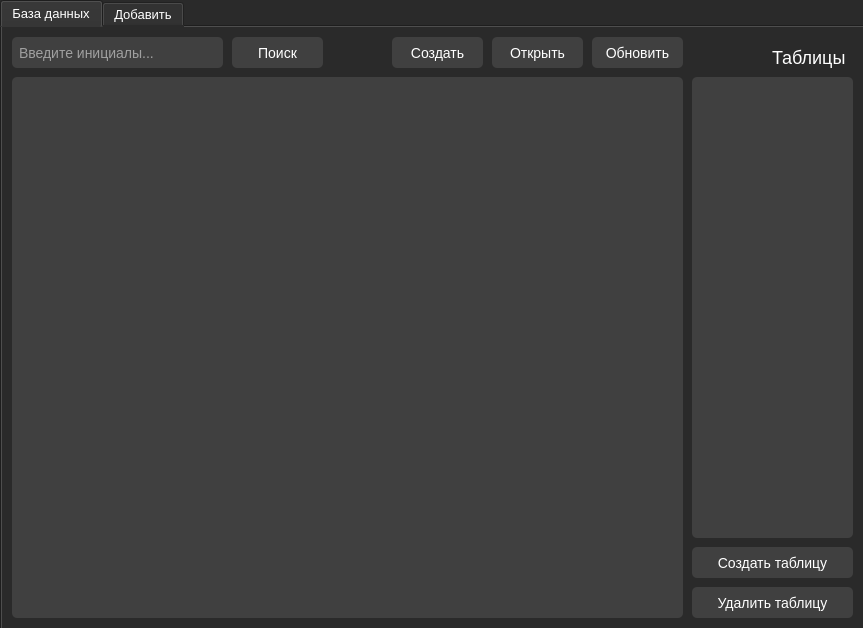
<?xml version="1.0" encoding="UTF-8"?>
<ui version="4.0">
 <class>Database_user</class>
 <widget class="QMainWindow" name="Database_user">
  <property name="geometry">
   <rect>
    <x>0</x>
    <y>0</y>
    <width>863</width>
    <height>628</height>
   </rect>
  </property>
  <property name="windowTitle">
   <string>Database</string>
  </property>
  <property name="styleSheet">
   <string notr="true">background-color: #2a2a2a;</string>
  </property>
  <widget class="QWidget" name="centralwidget">
   <widget class="QTabWidget" name="tabWidget">
    <property name="geometry">
     <rect>
      <x>0</x>
      <y>0</y>
      <width>871</width>
      <height>631</height>
     </rect>
    </property>
    <property name="styleSheet">
     <string notr="true">background-color: #2a2a2a;
font-size: 13px;
color: white;</string>
    </property>
    <property name="currentIndex">
     <number>0</number>
    </property>
    <property name="elideMode">
     <enum>Qt::ElideNone</enum>
    </property>
    <widget class="QWidget" name="tab">
     <attribute name="title">
      <string>База данных</string>
     </attribute>
     <widget class="QLineEdit" name="lineEdit">
      <property name="geometry">
       <rect>
        <x>10</x>
        <y>10</y>
        <width>211</width>
        <height>31</height>
       </rect>
      </property>
      <property name="styleSheet">
       <string notr="true">padding:2px 5px;
font-size: 14px;
height: 28px;
color: white;
background-color: #404040;
border-radius: 5px;</string>
      </property>
      <property name="placeholderText">
       <string>Введите инициалы...</string>
      </property>
      <property name="clearButtonEnabled">
       <bool>true</bool>
      </property>
     </widget>
     <widget class="QPushButton" name="pushButton_2">
      <property name="geometry">
       <rect>
        <x>230</x>
        <y>10</y>
        <width>91</width>
        <height>31</height>
       </rect>
      </property>
      <property name="styleSheet">
       <string notr="true">font-size: 14px;
background-color: #404040;
color: white;
border-radius: 5px;</string>
      </property>
      <property name="text">
       <string>Поиск</string>
      </property>
     </widget>
     <widget class="QListWidget" name="listWidget">
      <property name="geometry">
       <rect>
        <x>10</x>
        <y>50</y>
        <width>671</width>
        <height>541</height>
       </rect>
      </property>
      <property name="styleSheet">
       <string notr="true">QListWidget {
	font-size:16px;
	background-color: #404040;
	color: white;
	border-radius: 5px;
	padding: 5px;
}

QListWidget::item {
	padding-top: 6px;
}</string>
      </property>
     </widget>
     <widget class="QPushButton" name="pushButton_3">
      <property name="geometry">
       <rect>
        <x>590</x>
        <y>10</y>
        <width>91</width>
        <height>31</height>
       </rect>
      </property>
      <property name="styleSheet">
       <string notr="true">font-size: 14px;
background-color: #404040;
color: white;
border-radius: 5px;</string>
      </property>
      <property name="text">
       <string>Обновить</string>
      </property>
     </widget>
     <widget class="QLabel" name="label_8">
      <property name="geometry">
       <rect>
        <x>770</x>
        <y>20</y>
        <width>81</width>
        <height>21</height>
       </rect>
      </property>
      <property name="font">
       <font>
        <pointsize>-1</pointsize>
       </font>
      </property>
      <property name="styleSheet">
       <string notr="true">font-size: 18px;
color: white;</string>
      </property>
      <property name="text">
       <string>Таблицы</string>
      </property>
     </widget>
     <widget class="QListWidget" name="listWidget_2">
      <property name="geometry">
       <rect>
        <x>690</x>
        <y>50</y>
        <width>161</width>
        <height>461</height>
       </rect>
      </property>
      <property name="styleSheet">
       <string notr="true">QListWidget {
	font-size:16px;
	padding: 5px;
	background-color: #404040;
	color: white;
	border-radius: 5px;
}

QListWidget::item {
	padding-top: 5px;
}</string>
      </property>
     </widget>
     <widget class="QPushButton" name="pushButton_10">
      <property name="geometry">
       <rect>
        <x>690</x>
        <y>520</y>
        <width>161</width>
        <height>31</height>
       </rect>
      </property>
      <property name="styleSheet">
       <string notr="true">font-size:14px;
background-color: #404040;
border-radius: 5px;
color: white;</string>
      </property>
      <property name="text">
       <string>Создать таблицу</string>
      </property>
     </widget>
     <widget class="QPushButton" name="pushButton_12">
      <property name="geometry">
       <rect>
        <x>690</x>
        <y>560</y>
        <width>161</width>
        <height>31</height>
       </rect>
      </property>
      <property name="styleSheet">
       <string notr="true">font-size:14px;
background-color: #404040;
border-radius: 5px;
color: white;</string>
      </property>
      <property name="text">
       <string>Удалить таблицу</string>
      </property>
     </widget>
     <widget class="QPushButton" name="pushButton_4">
      <property name="geometry">
       <rect>
        <x>490</x>
        <y>10</y>
        <width>91</width>
        <height>31</height>
       </rect>
      </property>
      <property name="styleSheet">
       <string notr="true">font-size: 14px;
background-color: #404040;
color: white;
border-radius: 5px;</string>
      </property>
      <property name="text">
       <string>Открыть</string>
      </property>
     </widget>
     <widget class="QPushButton" name="pushButton_5">
      <property name="geometry">
       <rect>
        <x>390</x>
        <y>10</y>
        <width>91</width>
        <height>31</height>
       </rect>
      </property>
      <property name="styleSheet">
       <string notr="true">font-size: 14px;
background-color: #404040;
color: white;
border-radius: 5px;</string>
      </property>
      <property name="text">
       <string>Создать</string>
      </property>
     </widget>
    </widget>
    <widget class="QWidget" name="tab_2">
     <attribute name="title">
      <string>Добавить</string>
     </attribute>
     <widget class="QPushButton" name="pushButton">
      <property name="geometry">
       <rect>
        <x>750</x>
        <y>560</y>
        <width>101</width>
        <height>31</height>
       </rect>
      </property>
      <property name="styleSheet">
       <string notr="true">font-size: 14px;
background-color: #404040;
color: white;
border-radius: 5px;</string>
      </property>
      <property name="text">
       <string>Создать</string>
      </property>
     </widget>
     <widget class="QLabel" name="label_2">
      <property name="geometry">
       <rect>
        <x>270</x>
        <y>240</y>
        <width>151</width>
        <height>21</height>
       </rect>
      </property>
      <property name="font">
       <font>
        <pointsize>-1</pointsize>
       </font>
      </property>
      <property name="styleSheet">
       <string notr="true">color: white;
font-size: 16px;</string>
      </property>
      <property name="text">
       <string>Социальные сети</string>
      </property>
     </widget>
     <widget class="QLabel" name="label_3">
      <property name="geometry">
       <rect>
        <x>10</x>
        <y>10</y>
        <width>201</width>
        <height>21</height>
       </rect>
      </property>
      <property name="font">
       <font>
        <pointsize>-1</pointsize>
       </font>
      </property>
      <property name="styleSheet">
       <string notr="true">color: white;
font-size: 16px;</string>
      </property>
      <property name="text">
       <string>Основная информация</string>
      </property>
     </widget>
     <widget class="QLabel" name="label_4">
      <property name="geometry">
       <rect>
        <x>570</x>
        <y>10</y>
        <width>131</width>
        <height>21</height>
       </rect>
      </property>
      <property name="font">
       <font>
        <pointsize>-1</pointsize>
       </font>
      </property>
      <property name="styleSheet">
       <string notr="true">font-size: 16px;
color: white;</string>
      </property>
      <property name="text">
       <string>Родственники</string>
      </property>
     </widget>
     <widget class="QComboBox" name="comboBox">
      <property name="geometry">
       <rect>
        <x>390</x>
        <y>560</y>
        <width>161</width>
        <height>31</height>
       </rect>
      </property>
      <property name="styleSheet">
       <string notr="true">font-size:14px;</string>
      </property>
     </widget>
     <widget class="QLabel" name="label_10">
      <property name="geometry">
       <rect>
        <x>320</x>
        <y>530</y>
        <width>231</width>
        <height>20</height>
       </rect>
      </property>
      <property name="styleSheet">
       <string notr="true">font-size:15px;
color: white;</string>
      </property>
      <property name="text">
       <string>В какую таблицу сохранять?</string>
      </property>
     </widget>
     <widget class="QLabel" name="label_9">
      <property name="geometry">
       <rect>
        <x>570</x>
        <y>270</y>
        <width>101</width>
        <height>21</height>
       </rect>
      </property>
      <property name="font">
       <font>
        <pointsize>-1</pointsize>
       </font>
      </property>
      <property name="styleSheet">
       <string notr="true">font-size: 16px;
color: white;</string>
      </property>
      <property name="text">
       <string>Остальное</string>
      </property>
     </widget>
     <widget class="QTextEdit" name="textEdit_5">
      <property name="geometry">
       <rect>
        <x>570</x>
        <y>300</y>
        <width>281</width>
        <height>231</height>
       </rect>
      </property>
      <property name="styleSheet">
       <string notr="true">font-size:14px;
padding: 4px;
background-color: #404040;
color: white;
border-radius: 5px;</string>
      </property>
     </widget>
     <widget class="QTextEdit" name="textEdit_4">
      <property name="geometry">
       <rect>
        <x>570</x>
        <y>40</y>
        <width>281</width>
        <height>221</height>
       </rect>
      </property>
      <property name="styleSheet">
       <string notr="true">font-size:14px;
padding: 4px;
background-color: #404040;
color: white;
border-radius: 5px;</string>
      </property>
     </widget>
     <widget class="QLineEdit" name="lineEdit_12">
      <property name="geometry">
       <rect>
        <x>270</x>
        <y>200</y>
        <width>281</width>
        <height>32</height>
       </rect>
      </property>
      <property name="styleSheet">
       <string notr="true">color: white;
background-color: #404040;
border-radius: 5px;
padding:2px 5px;
font-size: 14px;
height: 28px;</string>
      </property>
      <property name="placeholderText">
       <string>Машина</string>
      </property>
     </widget>
     <widget class="QLineEdit" name="lineEdit_9">
      <property name="geometry">
       <rect>
        <x>10</x>
        <y>320</y>
        <width>241</width>
        <height>32</height>
       </rect>
      </property>
      <property name="styleSheet">
       <string notr="true">color: white;
background-color: #404040;
border-radius: 5px;
padding:2px 5px;
font-size: 14px;
height: 28px;</string>
      </property>
      <property name="placeholderText">
       <string>Индекс</string>
      </property>
     </widget>
     <widget class="QLineEdit" name="lineEdit_4">
      <property name="geometry">
       <rect>
        <x>10</x>
        <y>120</y>
        <width>241</width>
        <height>32</height>
       </rect>
      </property>
      <property name="styleSheet">
       <string notr="true">padding:2px 5px;
font-size: 14px;
height: 28px;
color: white;
background-color: #404040;
border-radius: 5px;</string>
      </property>
      <property name="placeholderText">
       <string>Отчество</string>
      </property>
     </widget>
     <widget class="QLineEdit" name="lineEdit_3">
      <property name="geometry">
       <rect>
        <x>10</x>
        <y>80</y>
        <width>241</width>
        <height>32</height>
       </rect>
      </property>
      <property name="styleSheet">
       <string notr="true">color: white;
background-color: #404040;
border-radius: 5px;
padding:2px 5px;
font-size: 14px;
height: 28px;</string>
      </property>
      <property name="placeholderText">
       <string>Фамилия</string>
      </property>
     </widget>
     <widget class="QLineEdit" name="lineEdit_7">
      <property name="geometry">
       <rect>
        <x>10</x>
        <y>240</y>
        <width>241</width>
        <height>32</height>
       </rect>
      </property>
      <property name="styleSheet">
       <string notr="true">padding:2px 5px;
font-size: 14px;
height: 28px;
color: white;
background-color: #404040;
border-radius: 5px;</string>
      </property>
      <property name="placeholderText">
       <string>Город/Страна</string>
      </property>
     </widget>
     <widget class="QLineEdit" name="lineEdit_8">
      <property name="geometry">
       <rect>
        <x>10</x>
        <y>280</y>
        <width>241</width>
        <height>32</height>
       </rect>
      </property>
      <property name="styleSheet">
       <string notr="true">padding:2px 5px;
font-size: 14px;
height: 28px;
color: white;
background-color: #404040;
border-radius: 5px;</string>
      </property>
      <property name="placeholderText">
       <string>Адрес</string>
      </property>
     </widget>
     <widget class="QLineEdit" name="lineEdit_10">
      <property name="geometry">
       <rect>
        <x>270</x>
        <y>40</y>
        <width>281</width>
        <height>32</height>
       </rect>
      </property>
      <property name="styleSheet">
       <string notr="true">padding:2px 5px;
font-size: 14px;
height: 28px;
color: white;
background-color: #404040;
border-radius: 5px;</string>
      </property>
      <property name="placeholderText">
       <string>Место работы/учёбы</string>
      </property>
     </widget>
     <widget class="QLineEdit" name="lineEdit_2">
      <property name="geometry">
       <rect>
        <x>10</x>
        <y>40</y>
        <width>241</width>
        <height>32</height>
       </rect>
      </property>
      <property name="styleSheet">
       <string notr="true">padding:2px 5px;
font-size: 14px;
height: 28px;
color: white;
background-color: #404040;
border-radius: 5px;</string>
      </property>
      <property name="placeholderText">
       <string>Имя</string>
      </property>
     </widget>
     <widget class="QLineEdit" name="lineEdit_5">
      <property name="geometry">
       <rect>
        <x>10</x>
        <y>160</y>
        <width>241</width>
        <height>32</height>
       </rect>
      </property>
      <property name="styleSheet">
       <string notr="true">padding:2px 5px;
font-size: 14px;
height: 28px;
color: white;
background-color: #404040;
border-radius: 5px;</string>
      </property>
      <property name="placeholderText">
       <string>Возраст</string>
      </property>
     </widget>
     <widget class="QLineEdit" name="lineEdit_6">
      <property name="geometry">
       <rect>
        <x>10</x>
        <y>200</y>
        <width>241</width>
        <height>32</height>
       </rect>
      </property>
      <property name="styleSheet">
       <string notr="true">padding:2px 5px;
font-size: 14px;
height: 28px;
color: white;
background-color: #404040;
border-radius: 5px;</string>
      </property>
      <property name="placeholderText">
       <string>Дата рождения</string>
      </property>
     </widget>
     <widget class="QLineEdit" name="lineEdit_11">
      <property name="geometry">
       <rect>
        <x>10</x>
        <y>400</y>
        <width>241</width>
        <height>32</height>
       </rect>
      </property>
      <property name="styleSheet">
       <string notr="true">padding:2px 5px;
font-size: 14px;
height: 28px;
color: white;
background-color: #404040;
border-radius: 5px;</string>
      </property>
      <property name="placeholderText">
       <string>Домашний номер телефона</string>
      </property>
     </widget>
     <widget class="QTextEdit" name="textEdit_1">
      <property name="geometry">
       <rect>
        <x>10</x>
        <y>480</y>
        <width>241</width>
        <height>111</height>
       </rect>
      </property>
      <property name="styleSheet">
       <string notr="true">font-size:14px;
padding: 4px;
background-color: #404040;
color: white;
border-radius: 5px;</string>
      </property>
      <property name="placeholderText">
       <string>Образование</string>
      </property>
     </widget>
     <widget class="QLineEdit" name="lineEdit_13">
      <property name="geometry">
       <rect>
        <x>270</x>
        <y>270</y>
        <width>281</width>
        <height>32</height>
       </rect>
      </property>
      <property name="styleSheet">
       <string notr="true">color: white;
background-color: #404040;
border-radius: 5px;
padding:2px 5px;
font-size: 14px;
height: 28px;</string>
      </property>
      <property name="placeholderText">
       <string>Почта</string>
      </property>
     </widget>
     <widget class="QLineEdit" name="lineEdit_14">
      <property name="geometry">
       <rect>
        <x>270</x>
        <y>310</y>
        <width>281</width>
        <height>32</height>
       </rect>
      </property>
      <property name="styleSheet">
       <string notr="true">color: white;
background-color: #404040;
border-radius: 5px;
padding:2px 5px;
font-size: 14px;
height: 28px;</string>
      </property>
      <property name="placeholderText">
       <string>Вконтакте</string>
      </property>
     </widget>
     <widget class="QLineEdit" name="lineEdit_15">
      <property name="geometry">
       <rect>
        <x>270</x>
        <y>350</y>
        <width>281</width>
        <height>32</height>
       </rect>
      </property>
      <property name="styleSheet">
       <string notr="true">color: white;
background-color: #404040;
border-radius: 5px;
padding:2px 5px;
font-size: 14px;
height: 28px;</string>
      </property>
      <property name="placeholderText">
       <string>Инстаграм</string>
      </property>
     </widget>
     <widget class="QTextEdit" name="textEdit_2">
      <property name="geometry">
       <rect>
        <x>270</x>
        <y>430</y>
        <width>281</width>
        <height>91</height>
       </rect>
      </property>
      <property name="styleSheet">
       <string notr="true">font-size:14px;
padding: 4px;
background-color: #404040;
color: white;
border-radius: 5px;</string>
      </property>
      <property name="placeholderText">
       <string>Другие соц сети</string>
      </property>
     </widget>
     <widget class="QTextEdit" name="textEdit_3">
      <property name="geometry">
       <rect>
        <x>270</x>
        <y>80</y>
        <width>281</width>
        <height>71</height>
       </rect>
      </property>
      <property name="styleSheet">
       <string notr="true">font-size:14px;
padding: 4px;
background-color: #404040;
color: white;
border-radius: 5px;</string>
      </property>
      <property name="placeholderText">
       <string>Паспорт</string>
      </property>
     </widget>
     <widget class="QLineEdit" name="lineEdit_16">
      <property name="geometry">
       <rect>
        <x>10</x>
        <y>360</y>
        <width>241</width>
        <height>32</height>
       </rect>
      </property>
      <property name="styleSheet">
       <string notr="true">padding:2px 5px;
font-size: 14px;
height: 28px;
color: white;
background-color: #404040;
border-radius: 5px;</string>
      </property>
      <property name="placeholderText">
       <string>Номер телефона</string>
      </property>
     </widget>
     <widget class="QLineEdit" name="lineEdit_17">
      <property name="geometry">
       <rect>
        <x>270</x>
        <y>160</y>
        <width>281</width>
        <height>32</height>
       </rect>
      </property>
      <property name="styleSheet">
       <string notr="true">color: white;
background-color: #404040;
border-radius: 5px;
padding:2px 5px;
font-size: 14px;
height: 28px;</string>
      </property>
      <property name="placeholderText">
       <string>Снилс</string>
      </property>
     </widget>
     <widget class="QLineEdit" name="lineEdit_18">
      <property name="geometry">
       <rect>
        <x>10</x>
        <y>440</y>
        <width>241</width>
        <height>32</height>
       </rect>
      </property>
      <property name="styleSheet">
       <string notr="true">color: white;
background-color: #404040;
border-radius: 5px;
padding:2px 5px;
font-size: 14px;
height: 28px;</string>
      </property>
      <property name="placeholderText">
       <string>Увлечения</string>
      </property>
     </widget>
     <widget class="QLineEdit" name="lineEdit_19">
      <property name="geometry">
       <rect>
        <x>270</x>
        <y>390</y>
        <width>281</width>
        <height>32</height>
       </rect>
      </property>
      <property name="styleSheet">
       <string notr="true">color: white;
background-color: #404040;
border-radius: 5px;
padding:2px 5px;
font-size: 14px;
height: 28px;</string>
      </property>
      <property name="placeholderText">
       <string>Telegram</string>
      </property>
     </widget>
    </widget>
   </widget>
  </widget>
  <action name="action">
   <property name="text">
    <string>Открыть</string>
   </property>
  </action>
 </widget>
 <resources/>
 <connections/>
</ui>
